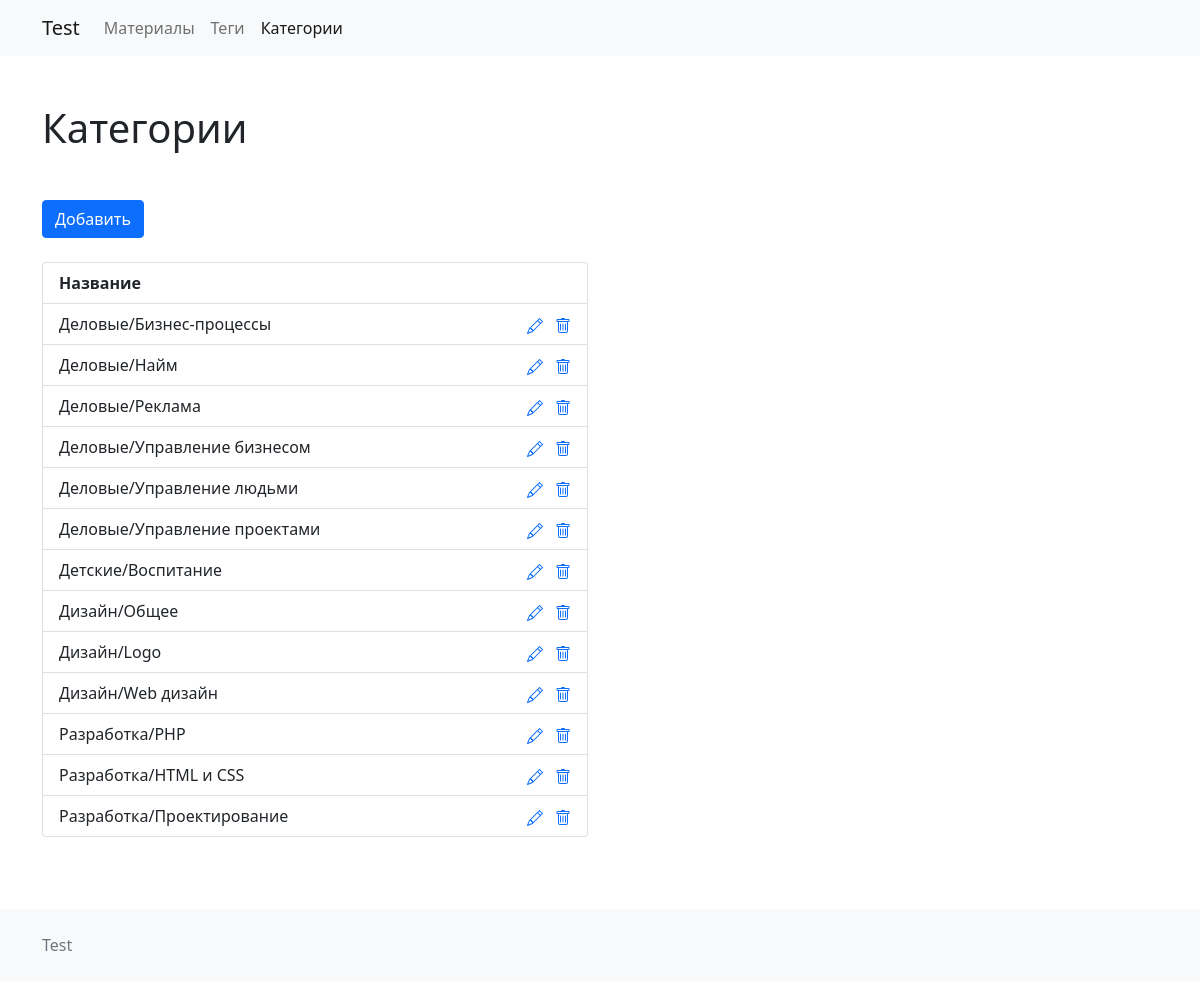
The app's page /pages/list-category.php with its own data.
### tables this page shows
CREATE TABLE `category` (
  `id` int NOT NULL AUTO_INCREMENT,
  `category` varchar(200) NOT NULL,
  PRIMARY KEY (`id`),
  UNIQUE KEY `category_id_uindex` (`id`)
);

### connection/Connection.php (called while the page is built, shortened)
<?php
class Connection
{
    public $user = 'root';
    public $password = '';
    public $db = '';
    public function __construct()
    {
        $this->db = new PDO('mysql:host=localhost;dbname=test1', $this->user, $this->password);
    }
    public function getAllFromTable($tableName)
    {
        $sth = $this->db->query("SELECT  * FROM $tableName");
        return $items = $sth->fetchAll();
    }
}

### pages/list-category.php (the view, shortened to what this page needs)
<!doctype html>
<html lang="ru">
<head>
    <link rel="stylesheet" href="../css/bootstrap.min.css">
    <link rel="stylesheet" href="../css/bootstrap-utilities.css">
    <link rel="stylesheet" href="../css/style.css">
</head>
<body>
<div class="main-wrapper">
    <div class="content">
        <div class="container">
            <h1 class="my-md-5 my-4">Категории</h1>
            <a class="btn btn-primary mb-4" href="create-category.php" role="button">Добавить</a>
            <div class="row">
                <div class="col-md-6">
                    <ul class="list-group mb-4">
                        <?php
                        require_once ('../connection/Connection.php');
                        $table = 'category';
                        $res=new Connection();
                        $items = $res->getAllFromTable($table); ?>
                        <li class="list-group-item d-flex justify-content-between">
                            <strong>Название</strong>
                        </li>
                        <?php foreach ($items as $item): ?>
                            <li class="list-group-item list-group-item-action d-flex justify-content-between">
                            <span class="me-3">
                                <?= $item['category'] ?>
                            </span>
                                <span class="text-nowrap">
                            <a href="create-category.php" class="text-decoration-none me-2">
                            </a>
                        <a href="delete.php?id_category=<?= $item['id'] ?>" class="text-decoration-none">
                        </a>
                        </span>
                            </li>
                        <?php endforeach; ?>
                    </ul>
                </div>
            </div>
        </div>
    </div>
</div>
</body>
</html>

### css/style.css (style rules this page uses)
.main-wrapper { display: flex; flex-direction: column; min-height: 100vh; }
.content { flex: 1 0 auto; }
.footer { flex: 0 0 auto; }

### records on screen
category: category "Деловые/Бизнес-процессы"
category: category "Деловые/Найм"
category: category "Деловые/Реклама"
category: category "Деловые/Управление бизнесом"
category: category "Деловые/Управление людьми"
category: category "Деловые/Управление проектами"
category: category "Детские/Воспитание"
category: category "Дизайн/Общее"
category: category "Дизайн/Logo"
category: category "Дизайн/Web дизайн"
category: category "Разработка/PHP"
category: category "Разработка/HTML и CSS"
category: category "Разработка/Проектирование"
